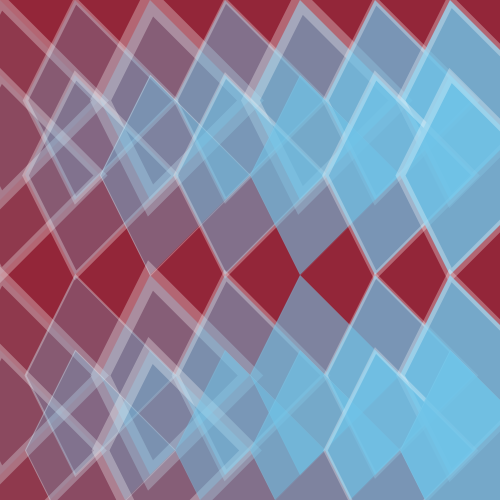
Frame 1 (no input)
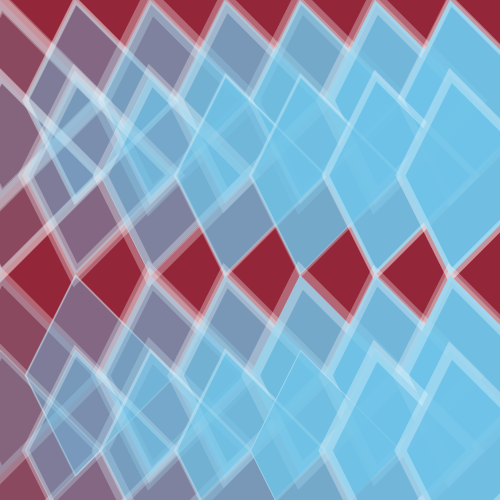
Frame 2 (the mouse pressed at the canvas centre, redrawn once)

The Processing sketch that drew these frames (run headless with seeded random() and noise(); the mouse was pressed at the canvas centre and the sketch redrawn once):

// Processing sketch: processing_163474
// ── processing_163474.pde



void setup() {
  size(500,500);
  background(147,38,57);
  noLoop();
}

void draw(){
    
  diamond(0,0,30,int(random(20)));
  diamond(75,0,60,int(random(20)));
  diamond(150,0,90,int(random(20)));
  diamond(225,0,120,int(random(20)));
  diamond(300,0,150,int(random(20)));
  diamond(375,0,180,int(random(20)));
  diamond(450,0,210,int(random(20)));
  
  diamond(0,75,30,int(random(20)));
  diamond(75,75,60,int(random(20)));
  diamond(150,75,90,int(random(20)));
  diamond(225,75,120,int(random(20)));
  diamond(300,75,150,int(random(20)));
  diamond(375,75,180,int(random(20)));
  diamond(450,75,210,int(random(20)));
  
  diamond(0,275,30,int(random(20)));
  diamond(75,275,60,int(random(20)));
  diamond(150,275,90,int(random(20)));
  diamond(225,275,120,int(random(20)));
  diamond(300,275,150,int(random(20)));
  diamond(375,275,180,int(random(20)));
  diamond(450,275,210,int(random(20)));
  
  diamond(0,350,30,int(random(20)));
  diamond(75,350,60,int(random(20)));
  diamond(150,350,90,int(random(20)));
  diamond(225,350,120,int(random(20)));
  diamond(300,350,150,int(random(20)));
  diamond(375,350,180,int(random(20)));
  diamond(450,350,210,int(random(20)));
}

void diamond(int x, int y, int alpha, int weight) {
  stroke(255,75);
  strokeWeight(weight);
  fill(111,196,232,alpha);
  beginShape();
  vertex(x,y);
  vertex(x+100,y+100);
  vertex(x,y+200);
  vertex(x-50,y+100);
  endShape(CLOSE);
}
